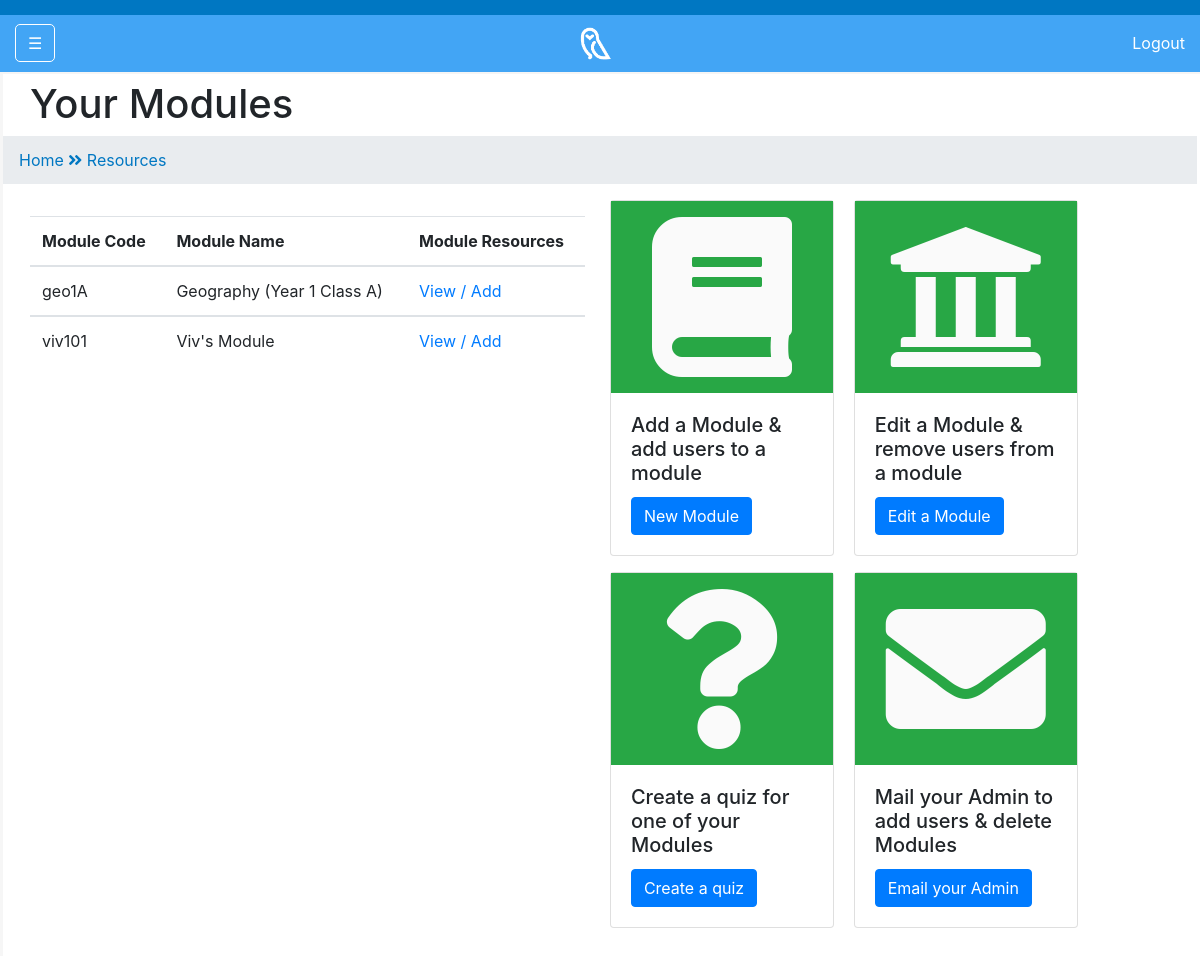
/httpdocs/cater/listmodules.php (signed in), run on the app's committed database.
### tables this page shows
CREATE TABLE `vleTeacherTeaches` (
  `moduleCode` varchar(50) NOT NULL,
  `teacherID` int(11) NOT NULL
);

CREATE TABLE `vleModules` (
  `moduleCode` varchar(50) NOT NULL,
  `moduleName` varchar(100) NOT NULL
);

### httpdocs/cater/listmodules.php (the view, shortened to what this page needs)
<?php
include ('connections/conn.php');
if (isset($_SESSION["instructor"])) {
    $teacherName = $_SESSION["instructor"];
    $query = "select * from vleModules join vleTeacherTeaches on vleModules.moduleCode = vleTeacherTeaches.moduleCode join vleUsers on vleTeacherTeaches.teacherID=vleUsers.id where vleUsers.emailAddress='$teacherName'";
    $moduleresult = mysqli_query($conn, $query) or die(mysqli_error($conn));
} else if (isset($_SESSION["student"])) {
    header('Location: liststudentmodules.php');
} else if (isset($_SESSION["admin"])) {
    $query = "select * from vleModules";
    $moduleresult = mysqli_query($conn, $query) or die(mysqli_error($conn));
} else {
    header('Location: logout.php');
}
?>
<!DOCTYPE html>
<html lang ="en">
    <head>
        <link rel="stylesheet" href="https://maxcdn.bootstrapcdn.com/bootstrap/4.0.0/css/bootstrap.min.css">
        <link rel="stylesheet" href="https://use.fontawesome.com/releases/v5.0.9/css/all.css">
        <link rel="stylesheet" href="css/mystyle.css">
    </head>
    <body>
        <div class="fixed-top">
            <div class = "col-lg-12 myhead">
            </div>
            <div class = "col-lg-12 mynav">
                <nav class = "navbar navbar-inverse navbar-toggleable-sm mynav fixed-top" id="vlenav">
                    <div class="container-fluid">
                        <a href = "#" class="btn mybtn" id="menu-toggle">&#9776;</a>
                        <a class = "owlfavicon" href = "index.php" >
                            <img src="img/owl_favicon.png" alt="owl favicon" class = "owlfavicon">
                        </a>
                        <a href="logout.php" id="logout">Logout</a>
                    </div>
                </nav>
            </div>
        </div>
        <div id ="wrapper">
            <div id = "sidemenu-wrapper">
            </div>
            <div id="content-wrapper">
                <div class = "container-fluid">
                    <div class ="row">
                        <div class = "col-lg-12">
                            <h1>Your Modules</h1>
                            <ol class="breadcrumb" id="mybreadcrumb">
                                <li>
                                    <a href="index.php" id='breadcrumbitem'>Home&nbsp;</a>
                                </li>
                                <li>
                                    <i class="fas fa-angle-double-right" id='breadcrumbitem'></i>
                                </li>
                                <li>
                                    <a href="listmodules.php" id='breadcrumbitem'>&nbsp;Resources</a>
                                </li>
                            </ol>
                            <div class="row">
                                <div class="col-md-6" style="margin-top: 1rem;">
                                    <?php
                                    echo "<table class='table table-hover'>
                                              <thead>
                                                <tr>
                                                  <th scope='col'>Module Code</th>
                                                  <th scope='col'>Module Name</th>
                                                  <th scope='col'>Module Resources</th>
                                                </tr>
                                              </thead>";
                            while ($rows = mysqli_fetch_assoc($moduleresult)) {
                                $moduleCode = $rows['moduleCode'];
                                $moduleName = $rows['moduleName'];
                                echo "<tbody>
                                        <tr>
                                            <td>$moduleCode</td>
                                            <td>$moduleName</td>
                                            <td align='left'>
                                                <a href='viewModuleResources.php?id=$moduleCode'>View /</a>
                                                <a href='addmoduleresources.php?id=$moduleCode'> Add</a>
                                            </td>
                                        </tr>";
                            }
                                        echo" </tbody>
                                          </table>";
                                    ?>
                                </div>
                                <div class="col-md-5">
                                    <div class="row">
                                        <div class='card' id = 'mycard'>
                                            <i class="fas fa-book fa-10x cardicon"></i>
                                            <div class='card-body'>
                                                <h5 class='card-title'>Add a Module &amp; add users to a module</h5>
                                                <a href='createamodule.php' class='btn btn-primary'>New Module</a>
                                            </div>
                                        </div>
                                        <div class='card' id = 'mycard'>
                                            <i class="fas fa-university fa-10x cardicon"></i>
                                            <div class='card-body'>
                                                <h5 class='card-title'>Edit a Module &amp; remove users from a module</h5>
                                                <a href='editamodule.php' class='btn btn-primary'>Edit a Module</a>
                                            </div>
                                        </div>
                                        <div class='card' id = 'mycard'>
                                            <i class="fas fa-question fa-10x cardicon"></i>
                                            <div class='card-body'>
                                                <h5 class='card-title'>Create a quiz for one of your Modules</h5>
                                                <a href='createquiz.php' class='btn btn-primary'>Create a quiz</a>
                                            </div>
                                        </div>
                                        <div class='card' id = 'mycard'>
                                            <i class="fas fa-envelope fa-10x cardicon"></i>
                                            <div class='card-body'>
                                                <h5 class='card-title'>Mail your Admin to add users &amp; delete Modules</h5>
                                                <a <?php echo"href='mailto: pdickie01@qub.ac.uk'";?> class='btn btn-primary'>Email your Admin</a>
                                            </div>
                                        </div>
                                    </div>
                                </div>
                            </div>
                        </div>
                    </div>
                </div>
            </div>
        </div>
    </body>
</html>

### httpdocs/cater/css/mystyle.css (style rules this page uses)
#sidemenu-wrapper { z-index: 1; position: fixed; width: 0; height: 100%; overflow-y: hidden; background: #FFF; border-right: 3px solid whitesmoke; opacity: 0.9; padding-top: 80px; transition: all 500ms linear; }
#breadcrumbitem { color:#0077c2; }
#mycard { min-height: 20rem; width: 14rem; margin: auto; margin-bottom: 1rem; }
.cardicon { background-color:#28a745; color:#fafafa; text-align: center; padding-top: 1rem; padding-bottom: 1rem; }
#content-wrapper { width: 100%; position: absolute; padding-top: 80px; padding-left: 15px; padding-right: 15px; padding-bottom: 15px; transition: all 500ms linear; }
.owlfavicon { margin: auto; width: 3em !important; }
.mynav { margin-top: 15px; background: #42a5f5; border-bottom: solid 2px whitesmoke !important; }
.mybtn { color: #fff; border: solid #fff 1px; border-radius: 5px; }
.myhead { height: 15px; width: 100%; background: #0077c2; }
#mybreadcrumb { border-radius: 0px !important; margin-left: -27px !important; margin-right: -27px !important; }
#logout { float: right; color:white; text-decoration: none; }
.mynav { padding-left: 0px; padding-right: 0px; }

### data on the page
vleteacherteaches: moduleCode "geo1A", moduleCode.moduleName "Geography (Year 1 Class A)"
vleteacherteaches: moduleCode "viv101", moduleCode.moduleName "Viv's Module"
